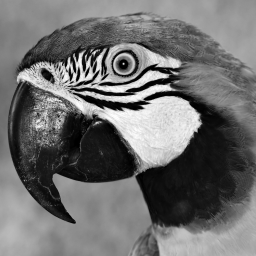
#> input picture datasets/srdata/Set12/07.png, 256 x 256 px
$ python code6_fast_bilateral.py
#> lines starting #> are read from the running program, lines starting #| are printed output that depends on the picture
import os
import cv2
import numpy as np
from scipy.ndimage import convolve
from scipy.interpolate import interpn
import matplotlib.pyplot as plt

def fast_bilateral(img, sigma_s, sigma_r):
    H, W = img.shape
    VMIN, VMAX = np.min(img), np.max(img)
    VR = VMAX - VMIN
    print('[Fast Bilateral] downscaled image info: ')
    print(f'H x W: {H}x{W}, vmin: {VMIN}, vmax: {VMAX}')
    h = int((H - 1) / sigma_s) + 2
    w = int((W - 1) / sigma_s) + 2
    vr = int(VR / sigma_r) + 2
    data_tensor = np.zeros((h, w, vr))
    weight_tensor = np.zeros((h, w, vr))
    # 下采样并建立3D网格
    ds_v_map = np.round((img - VMIN) / sigma_r).astype(int)
    for i in range(H):
        for j in range(W):
            val = img[i, j]
            ds_v = ds_v_map[i, j]
            ds_i = np.round(i / sigma_s).astype(int)
            ds_j = np.round(j / sigma_s).astype(int)
            data_tensor[ds_i, ds_j, ds_v] += val
            weight_tensor[ds_i, ds_j, ds_v] += 1
    # 生成 3D 卷积核
    kernel_3d = np.zeros((3, 3, 3))
    for i in range(3):
        for j in range(3):
            for k in range(3):
                d2 = (i - 1) ** 2 \
                   + (j - 1) ** 2 \
                   + (k - 1) ** 2
                val = np.exp(-d2/2)
                kernel_3d[i, j, k] = val
    # 3D 空间内卷积（2D 坐标空间 + 1D 值域空间）
    fdata = convolve(data_tensor, kernel_3d, mode='constant')
    fweight = convolve(weight_tensor, kernel_3d, mode='constant')
    norm_data = fdata / (fweight + 1e-10)
    norm_data[fweight == 0] = 0
    print('[Fast Bilateral] grid size: ', norm_data.shape)
    # 对处理结果进行插值，得到处理后的图像
    ds_points = (np.arange(h), np.arange(w), np.arange(vr))
    samples = np.zeros((H, W, 3))
    for i in range(H):
        for j in range(W):
            val = img[i, j]
            ds_i = i / sigma_s
            ds_j = j / sigma_s
            ds_v = (val - VMIN) / sigma_r
            samples[i, j, :] = [ds_i, ds_j, ds_v]
    output = interpn(ds_points, norm_data, samples)
    return output


def fast_bilateral_tone(hdr_img,
                        contrast,
                        sigma_s,
                        sigma_r,
                        gamma_coeff):
    R, G, B = cv2.split(hdr_img)
    luma = (20.0 * R + 40.0 * G + 1.0 * B) / 61.0
    log_luma = np.log10(luma.astype(np.float64))
    log_base = fast_bilateral(log_luma, sigma_s, sigma_r)
    log_detail = log_luma - log_base
    vmax, vmin = np.max(log_base), np.min(log_base)
    comp_fact = np.log10(contrast) / (vmax - vmin)
    log_abs_scale = vmax * comp_fact
    log_out = log_base * comp_fact + log_detail - log_abs_scale
    luma_out = 10 ** (log_out)
    Rout = R / luma * luma_out
    Gout = G / luma * luma_out
    Bout = B / luma * luma_out
    out_img = cv2.merge((Rout, Gout, Bout))
    out_img = np.power(out_img, 1/gamma_coeff)
    out_img = np.clip(out_img, a_min=0, a_max=1)
    return out_img


if __name__ == "__main__":

    os.makedirs('results/fastbilateral/', exist_ok=True)
    # 测试快速双边滤波
    img = cv2.imread('../datasets/srdata/Set12/07.png')[..., 0]
#> img: shape (256, 256); min 0, max 254, mean 110.6
    h, w = img.shape
#> h = 256; w = 256
    sigma = 25
    gaussian_noise = np.float32(np.random.randn(*(img.shape))) * sigma
    noisy_img = img + gaussian_noise
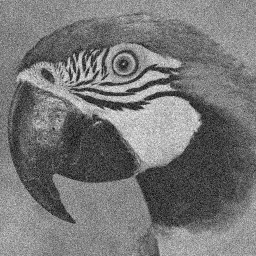
#> noisy_img: shape (256, 256) float32; min -84.68, max 334, mean 110.5; drawn with min black and max white
    noisy_img = np.clip((noisy_img).round(), 0, 255).astype(np.uint8)
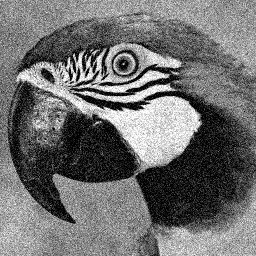
#> noisy_img: shape (256, 256); min 0, max 255, mean 111.2
    sigma_s, sigma_r = 5, 50
    out = fast_bilateral(noisy_img, sigma_s, sigma_r)
#> in fast_bilateral, `VMIN, VMAX = np.min(img), np.max(img)`: VMIN = 0; VMAX = 255
#| H x W: 256x256, vmin: 0, vmax: 255
#> in fast_bilateral, `vr = int(VR / sigma_r) + 2`: vr = 7
#> in fast_bilateral, `ds_v_map = np.round((img - VMIN) / sigma_r).astype(int)`:
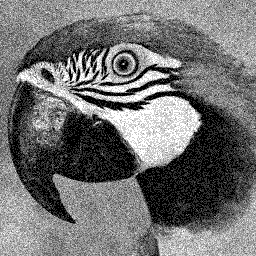
#> ds_v_map: shape (256, 256) int64; min 0, max 5, mean 2.22; drawn with min black and max white
#| [Fast Bilateral] grid size:  (53, 53, 7)
#> after the loop in fast_bilateral, `for i in range(H):`:
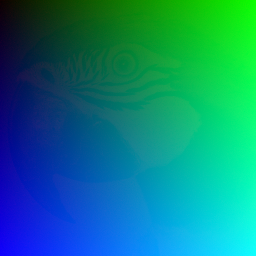
#> samples: shape (256, 256, 3) float64; mean of channels 0, 1, 2 25.5, 25.5, 2.2; drawn with min black and max white
#> in fast_bilateral, `output = interpn(ds_points, norm_data, samples)`:
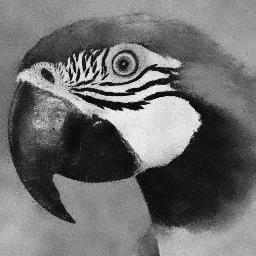
#> output: shape (256, 256) float64; min 9.22, max 238.1, mean 111.1
    out = np.clip(out, a_min=0, a_max=255).astype(np.uint8)
    cv2.imwrite('results/fastbilateral/bi_input.png', noisy_img)
    cv2.imwrite('results/fastbilateral/bi_output.png', out)

    # 测试快速双边滤波 HDR 影调映射
    hdr_path = '../datasets/hdr/memorial.hdr'
#> (the run stopped early here; a loop or call above may not have finished)

$ run again, with datasets/srdata/Set12/01.png copied over datasets/srdata/Set12/07.png
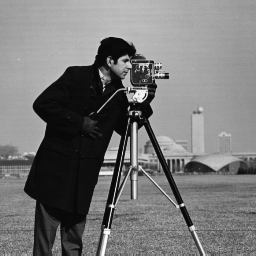
#> input picture datasets/srdata/Set12/01.png, 256 x 256 px
#> VMIN = 0; VMAX = 255
#| H x W: 256x256, vmin: 0, vmax: 255
#> vr = 7
#| [Fast Bilateral] grid size:  (53, 53, 7)
#> after the loop in fast_bilateral, `for i in range(H):`:
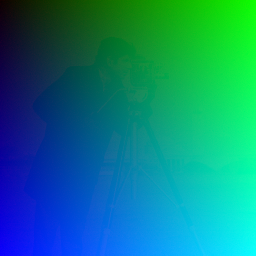
#> samples: shape (256, 256, 3) float64; mean of channels 0, 1, 2 25.5, 25.5, 2.4; drawn with min black and max white
#> in fast_bilateral, `output = interpn(ds_points, norm_data, samples)`:
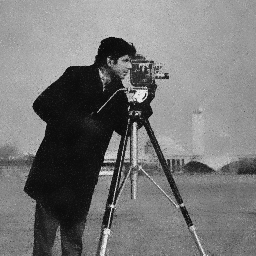
#> output: shape (256, 256) float64; min 10.56, max 236.8, mean 119.4

$ run again, with datasets/srdata/Set12/02.png copied over datasets/srdata/Set12/07.png
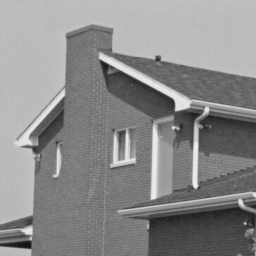
#> input picture datasets/srdata/Set12/02.png, 256 x 256 px
#> VMIN = 0; VMAX = 255
#| H x W: 256x256, vmin: 0, vmax: 255
#> vr = 7
#| [Fast Bilateral] grid size:  (53, 53, 7)
#> after the loop in fast_bilateral, `for i in range(H):`:
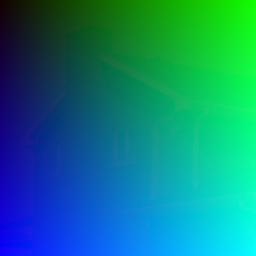
#> samples: shape (256, 256, 3) float64; mean of channels 0, 1, 2 25.5, 25.5, 2.8; drawn with min black and max white
#> in fast_bilateral, `output = interpn(ds_points, norm_data, samples)`:
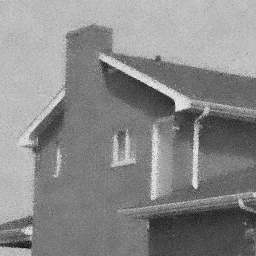
#> output: shape (256, 256) float64; min 23.68, max 232, mean 137.8

$ run again, with datasets/srdata/Set12/03.png copied over datasets/srdata/Set12/07.png
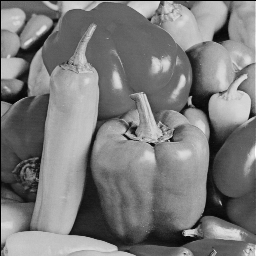
#> input picture datasets/srdata/Set12/03.png, 256 x 256 px
#> `noisy_img = np.clip((noisy_img).round(), 0, 255).astype(np.uint8)`:
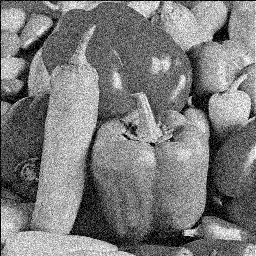
#> noisy_img: shape (256, 256); min 0, max 255, mean 123.3
#> VMIN = 0; VMAX = 255
#| H x W: 256x256, vmin: 0, vmax: 255
#> vr = 7
#| [Fast Bilateral] grid size:  (53, 53, 7)
#> in fast_bilateral, `output = interpn(ds_points, norm_data, samples)`:
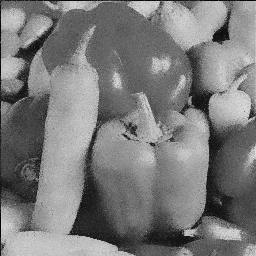
#> output: shape (256, 256) float64; min 1.64, max 222.3, mean 123.4
